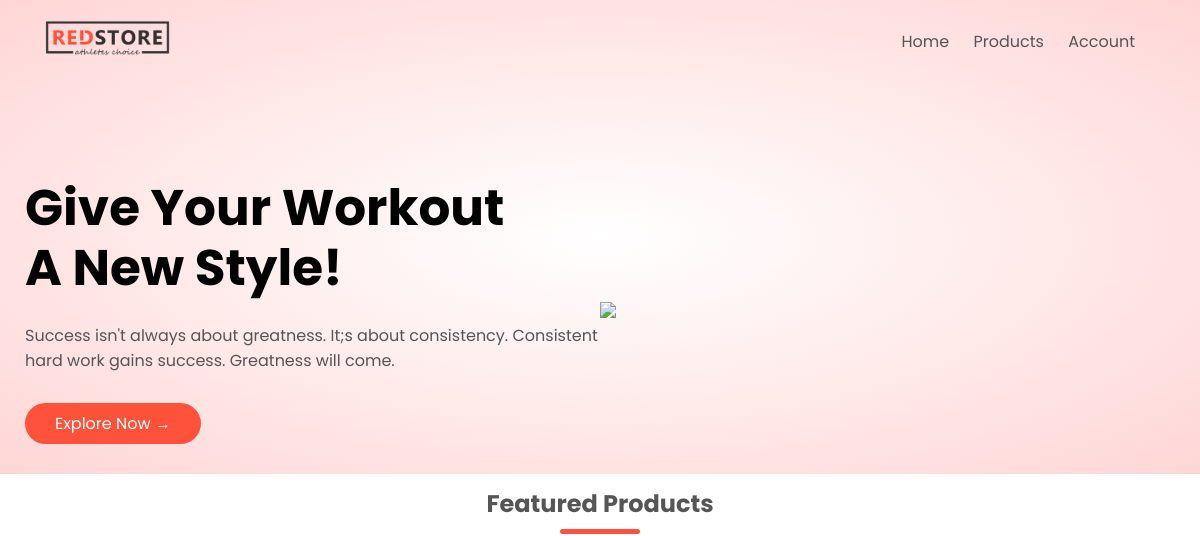
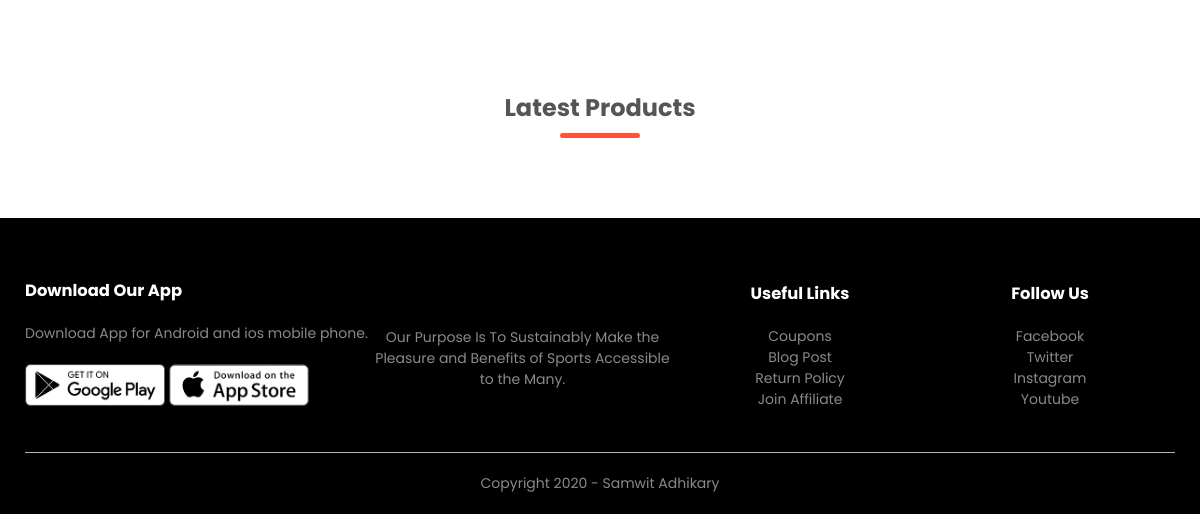
The app's page /, older data (2 pictures, top to bottom).
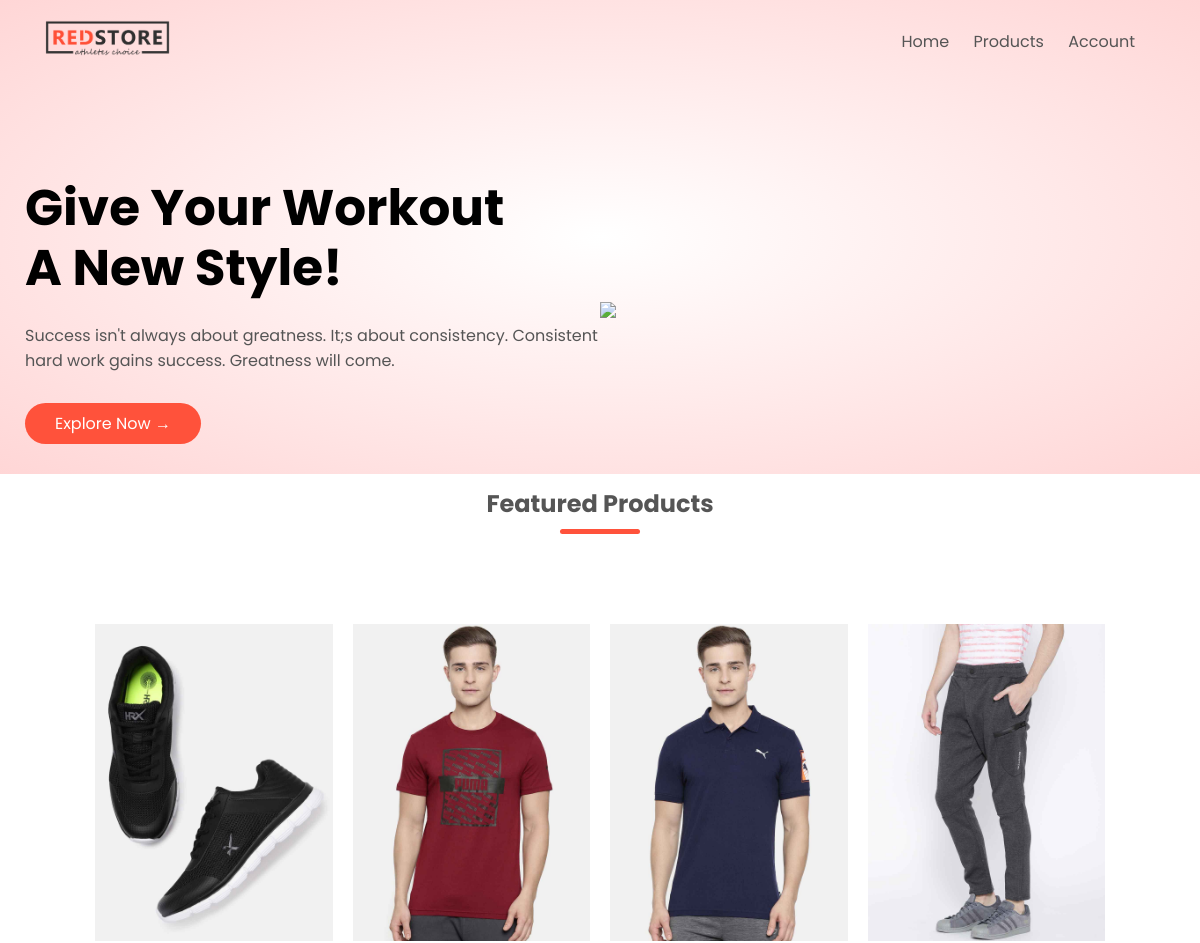
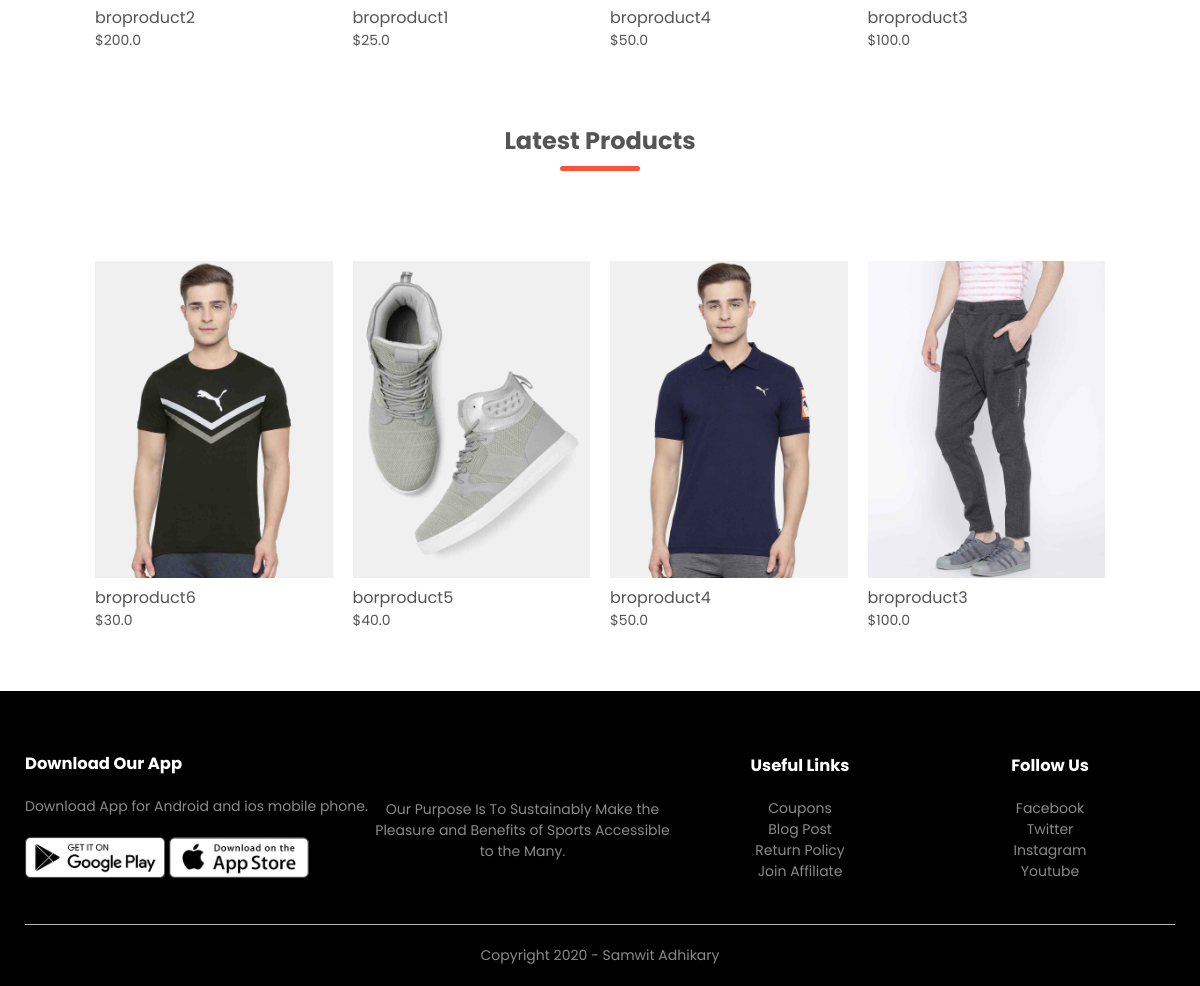
The same page, newer data (2 pictures, top to bottom).
### products/models.py (models this page shows, shortened)
class Product(models.Model):
    LIVE = 1
    DELETE = 0
    DELETE_CHOICES = ((LIVE,'Live'),(DELETE,'Delete'))
    title = models.CharField(max_length=200)
    price = models.FloatField()
    description = models.TextField()
    image = models.ImageField(upload_to='media/')
    priority = models.IntegerField(default=0)
    delete_status = models.IntegerField(choices=DELETE_CHOICES,default=LIVE)
    created_at = models.DateTimeField(auto_now_add=True)
    updated_at = models.DateTimeField(auto_now=True)

### products/views.py (the view)
# urls.py: path('', views.index, name='home'),
def index(request):
    featured_products = Product.objects.order_by('priority')[:4]
    latest_products = Product.objects.order_by('-id')[:4]
    context = {
        'featured_products': featured_products,
        'latest_products': latest_products
    }
    return render(request, 'index.html',context)

### templates/index.html
{% extends 'blank_layout.html' %}
{% block banner %}
    {% include 'banner_layout.html' %}
{% endblock banner %}
{% block content %}
    {% include 'home_page_content.html' %}
{% endblock content %}

### templates/home_page_content.html
{%load static %}
    <div class="small-container">
        <h2 class="title">Featured Products</h2>
        <div class="row">
            {% for product in featured_products %}
            <div class="col-4">
                <a href="{% url 'detail_product' product.id %}"><img src="{{product.image.url}}"></a>
                <h4>{{product.title}}</h4>
                <p>${{product.price}}</p>
            </div>
            {% endfor %}
        </div>
        <h2 class="title">Latest Products</h2>
        <div class="row">
            {% for product in latest_products %}
            <div class="col-4">
                <a href="{% url 'detail_product' product.id %}"><img src="{{product.image.url}}"></a>
                <h4>{{product.title}}</h4>
                <p>${{product.price}}</p>
            </div>
            {% endfor %}
        </div>
    </div>

Row changes from the older to the newer data that the page shows:
added Product: image (picture), title "broproduct2", price "200.0", shown under "Featured Products"
added Product: image (picture), title "broproduct1", price "25.0", shown under "Featured Products"
added Product: image (picture), title "broproduct4", price "50.0"
added Product: image (picture), title "broproduct3", price "100.0"
added Product: image (picture), title "broproduct6", price "30.0", shown under "Latest Products"
added Product: image (picture), title "borproduct5", price "40.0", shown under "Latest Products"
